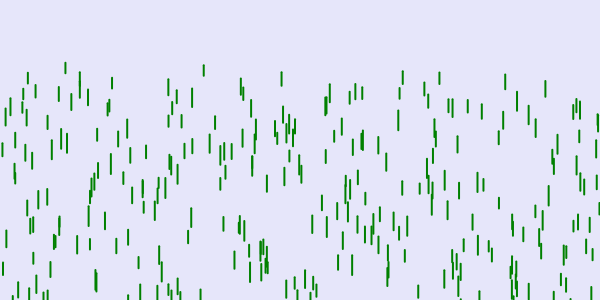
Frame 1 (no input)
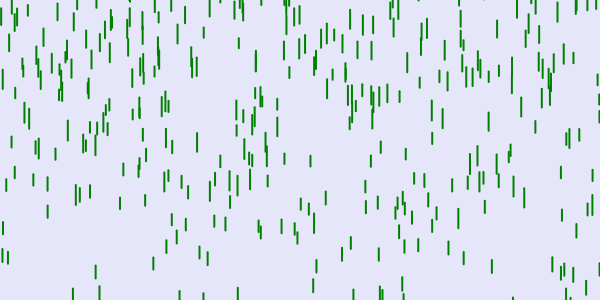
Frame 60 (no input)
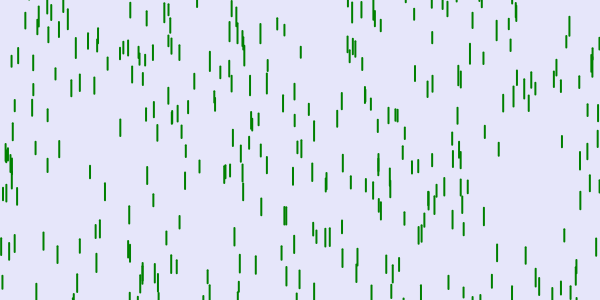
Frame 120 (the mouse pressed at the canvas centre since frame 60)

The p5.js sketch that drew these frames (run headless with seeded random() and noise() and a simulated clock; from frame 60 on, the mouse is pressed at the canvas centre):

// p5.js sketch
// ── sketch.js
var raindrops = [];





function setup() {
  createCanvas(600, 300);
  for (var i = 0; i < 500; i++) {
    raindrops[i] = new Drop();
  }
}

function draw() {
  background(230, 230, 250);
  for (var i = 0; i < raindrops.length; i++) {
    raindrops[i].fall();
    raindrops[i].display();
  }
}
// ── Drop.js
class Drop{
    constructor(){
    this.x = random(width);
    this.y = random(500, 50);
    this.z = random(0, 20);
    this.len = map(this.z, 0, 20, 10, 20);
    this.yspeed = map(this.z, 0, 20, 10, 40);
    }
    fall() {
        this.y = this.y + this.yspeed;
        var gravity = map(this.z, 0, 20, 0, 0.2);
        this.yspeed = this.yspeed + gravity;
    
        if (this.y > height) {
          this.y = random(-200, -100);
          this.yspeed = map(this.z, 0, 20, 4, 10);
        }
      }
    
    display () {
        var drizzles = map(this.z, 0, 20, 1, 3);
        strokeWeight(2);
        stroke("green");
        line(this.x, this.y, this.x, this.y + this.len);
      }
    }
